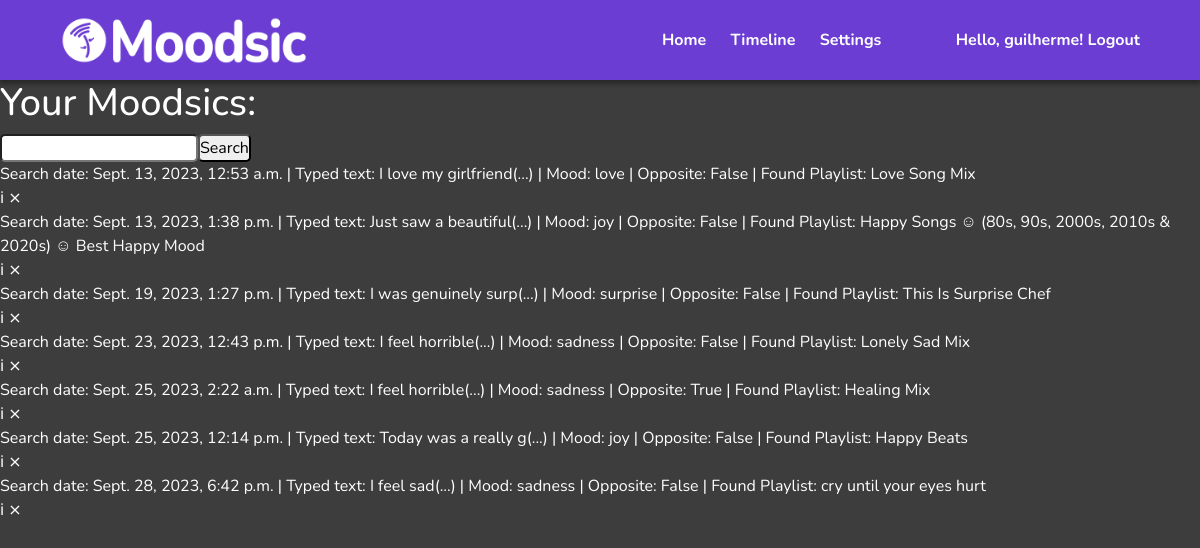
The page /timeline/ (signed in) on the database its author committed.
### Moodsic/models.py (models this page shows, shortened)
class Moodsic(models.Model):
    user = models.ForeignKey(User, on_delete = models.CASCADE, null = True, blank = True)
    playlist = models.ForeignKey(Playlist, on_delete= models.CASCADE, null = True, blank= True)
    mood = models.CharField(max_length = 30)
    typedText = models.CharField(max_length= 600)
    searchDate = models.DateTimeField(auto_now_add=True, auto_now=False)
    opposite = models.BooleanField()

class Playlist(models.Model):
    title = models.CharField(max_length = 300)
    description = models.CharField(max_length = 600)
    owner = models.CharField(max_length=300)
    link = models.CharField(max_length=300)
    image = models.CharField(max_length=300)

### Moodsic/views.py (the view)
# urls.py: path('timeline/', TimelineView.as_view(), name='timeline'),
class TimelineView(LoginRequiredMixin, ListView):
    model = Moodsic
    template_name = 'Moodsic/timeline.html'
    context_object_name = 'moodsics'
    success_url = reverse_lazy('timeline')
    def get_context_data(self, **kwargs):
        context = super().get_context_data(**kwargs)
        context['moodsics'] = context['moodsics'].filter(user = self.request.user)
        return context

### Moodsic/templates/Moodsic/timeline.html (shortened to what this page needs)
{% load static %}
<!DOCTYPE html>
<html lang="en">
<head>
    <link href="https://cdn.jsdelivr.net/npm/bootstrap@5.3.2/dist/css/bootstrap.min.css" rel="stylesheet">
    <link rel="stylesheet" href="{% static 'Moodsic/css/styles.css' %}">
</head>
<body>
    {% include 'Moodsic/header.html' %}
    <h2 class="timeline-text">Your Moodsics:</h2>
    <div id="search-add-wrapper">
        <form method="GET" style="display: flex;">
            <input id="search_text" type="text" name="search-area" value="{{search_input}}">
            <input class="button" type="submit" value="Search">
        </form>
        <div class="timeline-items-wrapper">
            {% for moodsic in moodsics %}
                <div class="moodsic-wrapper" role="button" onclick="location.href='{% url "moodsic-details" pk=moodsic.id %}'">
                    <div class ="moodsic-descricao">
                        <span>Search date: </span> {{moodsic.searchDate}} |
                        <span>Typed text: </span> {{moodsic.typedText|slice:":20"}}(...) |
                        <span>Mood: </span> {{moodsic.mood}} |
                        <span>Opposite: </span> {{moodsic.opposite}} |
                        <span>Found Playlist: </span> {{moodsic.playlist.title}}
                    </div>
                    <div class = "moodsic-buttons">
                        <a class="details-link" href="{% url 'moodsic-details' pk=moodsic.id %}">&#08505;</a>
                        <a class="delete-link" href="{% url 'moodsic-delete' pk=moodsic.id %}">&#10799;</a>
                    </div>
                </div>
            {% empty %}
            <div class="moodsic-wrapper">
                <h3>No Moodsics found.</h3>
                <h4>Save some Moodsics or change or search terms.</h4>
            </div>
            {% endfor %}
        </div>
    </div>
</body>
</html>

### Moodsic/templates/Moodsic/header.html
{% load static %}
<header class="header">
    <img src="{% static 'Moodsic/images/logo_white.png' %}" role="button" onclick="location.href='{% url 'homepage' %}'">
    <div class="menu">
        <a href="{% url 'homepage' %}">Home</a>
        <a href="{% url 'timeline' %}">Timeline</a>
        <a href='/'>Settings</a>
        {% if request.user.is_authenticated %}
            <a class="login-link" href="{% url 'logout' %}"> Hello, {% firstof user.username "visitor" %}! Logout</a>
        {% else %}
            <a class="login-link" href="{% url 'login' %}">Hello, {% firstof user.username "visitor" %}! Login</a>
        {% endif %}
    </div>
</header>

### Moodsic/static/Moodsic/css/styles.css (style rules this page uses)
a { text-decoration: none; color: inherit; }
* { margin: 0; padding: 0; box-sizing: border-box; }
:root { --color-primary: #6C3DD3; --color-secondary: #a65ed3; --color-gray: #3d3d3d; --color-background: #b69cdb; }
body, input, select { font-family: 'Nunito', sans-serif; color: white; }
body { background-color: var(--color-gray); }
h2 { font-size: 38px; }
input, select { color: black; border-radius: 5px; }
.header { height: 80px; display: flex; align-items: center; justify-content: space-between; padding: 10px 5%; font-weight: bold; background-color: var(--color-primary); -webkit-box-shadow: 0px 3px 5px 1px rgba(0,0,0,0.37); -moz-box-shadow: 0px 3px 5px 1px rgba(0,0,0,0.37); box-shadow: 0px 3px 5px 1px rgba(0,0,0,0.37); }
.login-link { padding-left: 50px; }
.header img { max-height: 80%; max-width: 30%; }
.header a + a { margin-left: 20px; }
.menu a { -webkit-transition: color 0.5s; transition: color 0.5s; color: white; }

### rows shown on the page
Moodsic: searchDate "Sept. 13, 2023, 12:53 a.m.", typedText "I love my girlfriend", mood "love", opposite "False", playlist "Love Song Mix"
Moodsic: searchDate "Sept. 13, 2023, 1:38 p.m.", typedText "Just saw a beautiful", mood "joy", opposite "False", playlist "Happy Songs ☺ (80s, 90s, 2000s, 2010s & 2020s) ☺ Best Happy Mood"
Moodsic: searchDate "Sept. 19, 2023, 1:27 p.m.", typedText "I was genuinely surp", mood "surprise", opposite "False", playlist "This Is Surprise Chef"
Moodsic: searchDate "Sept. 23, 2023, 12:43 p.m.", typedText "I feel horrible", mood "sadness", opposite "False", playlist "Lonely Sad Mix"
Moodsic: searchDate "Sept. 25, 2023, 2:22 a.m.", typedText "I feel horrible", mood "sadness", opposite "True", playlist "Healing Mix"
Moodsic: searchDate "Sept. 25, 2023, 12:14 p.m.", typedText "Today was a really g", mood "joy", opposite "False", playlist "Happy Beats"
Moodsic: searchDate "Sept. 28, 2023, 6:42 p.m.", typedText "I feel sad", mood "sadness", opposite "False", playlist "cry until your eyes hurt"
